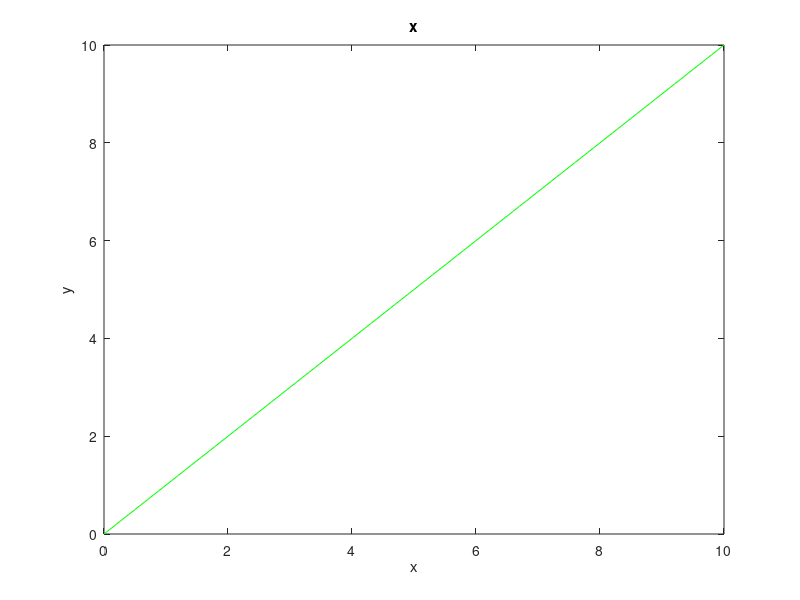

Source code (MATLAB):
% Autor: Hernandez Lopez Raul @Neo
% correo: freeenergy1975@gmail.com
% Teorema de existencia
x = 0:0.1:10;
y = x;

plot(x, y, 'g');

title("x");

xlabel("x");
ylabel("y");

